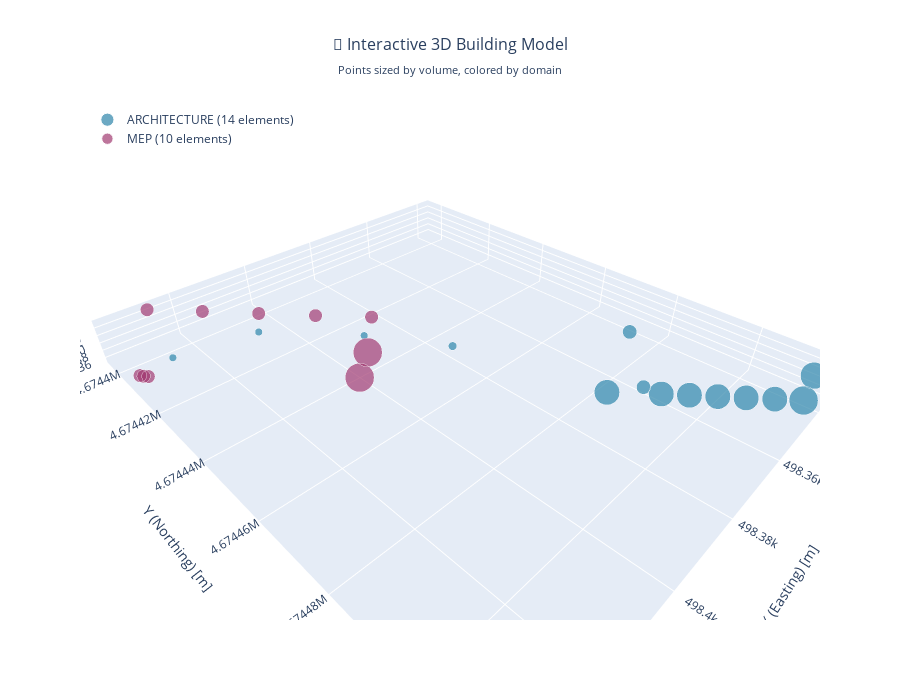

Write notebook code for a chart like this one.
### Code cell
# SECTION 2: Interactive 3D Building Visualization
print("\n🌐 SECTION 2: Interactive 3D Building Visualization")
print("-" * 50)

def create_3d_building_model(building_data):
    """Create an interactive 3D visualization of the building"""
    
    # Combine all elements for 3D visualization
    all_elements = []
    for domain, elements in building_data.items():
        for elem in elements:
            elem['domain'] = domain
            all_elements.append(elem)
    
    if not all_elements:
        print("No elements available for 3D visualization")
        return
    
    # Extract coordinates and metadata
    plot_data = []
    for elem in all_elements:
        try:
            coords = elem.get('coordinates', {})
            ref_point = coords.get('reference_point_world_m')
            
            if ref_point and len(ref_point) >= 3:
                x, y, z = ref_point[0], ref_point[1], ref_point[2]
                
                # Get element properties for hover info
                ifc_class = elem.get('ifc_class', 'Unknown')
                name = elem.get('name', 'Unnamed')[:50]  # Truncate long names
                storey = elem.get('spatial', {}).get('storey', 'Unknown')
                
                # Get size information
                geom = elem.get('geometry_summary', {})
                volume = geom.get('volume_m3', 0)
                
                # Color by domain
                domain = elem.get('domain', 'unknown')
                
                plot_data.append({
                    'x': x, 'y': y, 'z': z,
                    'ifc_class': ifc_class,
                    'name': name,
                    'storey': storey,
                    'volume': volume,
                    'domain': domain
                })
        except (KeyError, TypeError, IndexError):
            continue
    
    if not plot_data:
        print("No valid coordinate data found for visualization")
        return
    
    df = pd.DataFrame(plot_data)
    
    # Create 3D scatter plot with Plotly
    fig = go.Figure()
    
    # Color mapping for domains
    domain_colors = {
        'architecture': '#2E86AB',  # Blue
        'mep': '#A23B72',          # Purple
        'structural': '#F18F01',   # Orange
        'unknown': '#C73E1D'       # Red
    }
    
    # Create traces for each domain
    for domain in df['domain'].unique():
        domain_data = df[df['domain'] == domain]
        
        # Size points by volume (with min/max limits)
        sizes = domain_data['volume'].fillna(0)
        sizes = np.clip(sizes, 0.1, 50)  # Limit size range
        sizes = (sizes / sizes.max() * 15 + 5) if sizes.max() > 0 else [8] * len(sizes)
        
        fig.add_trace(go.Scatter3d(
            x=domain_data['x'],
            y=domain_data['y'], 
            z=domain_data['z'],
            mode='markers',
            marker=dict(
                size=sizes,
                color=domain_colors.get(domain, '#C73E1D'),
                opacity=0.7,
                line=dict(width=1, color='white')
            ),
            name=f'{domain.upper()} ({len(domain_data)} elements)',
            text=domain_data['name'],
            hovertemplate=
                '<b>%{text}</b><br>' +
                'Type: %{customdata[0]}<br>' +
                'Storey: %{customdata[1]}<br>' +
                'Volume: %{customdata[2]:.2f} m³<br>' +
                'Position: (%{x:.1f}, %{y:.1f}, %{z:.1f})<br>' +
                '<extra></extra>',
            customdata=domain_data[['ifc_class', 'storey', 'volume']].values
        ))
    
    # Update layout for better 3D visualization
    fig.update_layout(
        title={
            'text': '🏢 Interactive 3D Building Model<br><sub>Points sized by volume, colored by domain</sub>',
            'x': 0.5,
            'font': {'size': 16}
        },
        scene=dict(
            xaxis_title='X (Easting) [m]',
            yaxis_title='Y (Northing) [m]',
            zaxis_title='Z (Elevation) [m]',
            camera=dict(
                eye=dict(x=1.5, y=1.5, z=1.5)
            ),
            aspectmode='data'
        ),
        width=900,
        height=700,
        showlegend=True,
        legend=dict(
            yanchor="top",
            y=0.99,
            xanchor="left",
            x=0.01
        )
    )
    
    fig.show()
    
    # Print summary statistics
    print(f"📍 3D VISUALIZATION SUMMARY:")
    print(f"   • Total elements plotted: {len(df):,}")
    print(f"   • Coordinate range:")
    print(f"     - X: {df['x'].min():.1f} to {df['x'].max():.1f} m")
    print(f"     - Y: {df['y'].min():.1f} to {df['y'].max():.1f} m") 
    print(f"     - Z: {df['z'].min():.1f} to {df['z'].max():.1f} m")
    print(f"   • Building height: {df['z'].max() - df['z'].min():.1f} m")
    
    # Show element distribution by type
    type_counts = df['ifc_class'].value_counts().head(10)
    print(f"\n🔢 TOP ELEMENT TYPES:")
    for ifc_type, count in type_counts.items():
        print(f"   • {ifc_type}: {count:,}")

# Create the 3D visualization
create_3d_building_model(building_data)

### Figure 1 — Plotly figure (JSON) as saved in the notebook; plotly's stock layout.template omitted (floating-point values rounded to 4 significant figures)
{"data": [{"customdata": [["IfcDoor", "REF_CubiertaAnexoFrio", 0.1087], ["IfcDoor", "REF_CubiertaAnexoFrio", 0.1087], ["IfcDoor", null, 0.02614], ["IfcWall", "CSZ 34.0 (-0.50)", 9.588], ["IfcWall", "CSZ 34.0 (-0.50)", 7.99], ["IfcWall", "CSZ 34.0 (-0.50)", 7.99], ["IfcWall", "CSZ 34.0 (-0.50)", 7.99], ["IfcWall", "CSZ 34.0 (-0.50)", 7.99], ["IfcWall", "CSZ 34.0 (-0.50)", 7.982], ["IfcWall", "CSZ 34.0 (-0.50)", 7.99], ["IfcWall", "Ref_H Peto Max", 3.06], ["IfcWall", "Ref_H Peto Max", 3.06], ["IfcWallStandardCase", "Ref_H Peto Max", 8.683], ["IfcWallStandardCase", "PB", 0.4745]], "hovertemplate": "<b>%{text}</b><br>Type: %{customdata[0]}<br>Storey: %{customdata[1]}<br>Volume: %{customdata[2]:.2f} m³<br>Position: (%{x:.1f}, %{y:.1f}, %{z:.1f})<br><extra></extra>", "marker": {"color": "#2E86AB", "line": {"color": "white", "width": 1}, "opacity": 0.7, "size": [5.17, 5.17, 5.156, 20.0, 17.5, 17.5, 17.5, 17.5, 17.49, 17.5, 9.787, 9.787, 18.58, 5.742]}, "mode": "markers", "name": "ARCHITECTURE (14 elements)", "text": ["SVT_ARQ_PuertaUnaHoja:P1_90x210_1 hoja:3483089", "SVT_ARQ_PuertaUnaHoja:P1_90x210_1 hoja:3483511", "Puerta de cristal abatible en muro cortina:Puerta ", "Muro básico:ARQ_MUR_ParedBloque_30cm:2947354", "Muro básico:ARQ_MUR_IN SITU_25CM:3560261", "Muro básico:ARQ_MUR_IN SITU_25CM:3560394", "Muro básico:ARQ_MUR_IN SITU_25CM:3560447", "Muro básico:ARQ_MUR_IN SITU_25CM:3560502", "Muro básico:ARQ_MUR_IN SITU_25CM:3560644", "Muro básico:ARQ_MUR_IN SITU_25CM:3560852", "Muro básico:Por defecto - 5 CM AMARI:3304290", "Muro básico:Por defecto - 5 CM AMARI:3465196", "Muro básico:ARQ_MUR_FachadaInSitu_24cm H:2948021", "Muro básico:Recrecido de Viga:3278118"], "type": "scatter3d", "x": [498400.0, 498400.0, 498400.0, 498300.0, 498300.0, 498300.0, 498400.0, 498400.0, 498400.0, 498400.0, 498400.0, 498400.0, 498300.0, 498400.0], "y": [4674000.0, 4674000.0, 4674000.0, 4675000.0, 4675000.0, 4675000.0, 4674000.0, 4674000.0, 4674000.0, 4674000.0, 4674000.0, 4674000.0, 4675000.0, 4674000.0], "z": [42.16, 42.16, 35.49, 34.85, 34.85, 34.85, 34.85, 34.85, 34.85, 34.85, 44.09, 44.07, 41.43, 45.15]}, {"customdata": [["IfcFlowTerminal", "MUELLE", 0.02459], ["IfcFlowTerminal", "MUELLE", 0.02459], ["IfcFlowTerminal", "MUELLE", 0.02541], ["IfcFlowTerminal", "MUELLE", 0.356], ["IfcFlowTerminal", "MUELLE", 0.356], ["IfcFlowFitting", "MUELLE", 0.001221], ["IfcFlowFitting", "PANEL PREFABRICADO", 0.001221], ["IfcFlowFitting", "PANEL PREFABRICADO", 0.001221], ["IfcFlowFitting", "PANEL PREFABRICADO", 0.001221], ["IfcFlowFitting", "PANEL PREFABRICADO", 0.001221]], "hovertemplate": "<b>%{text}</b><br>Type: %{customdata[0]}<br>Storey: %{customdata[1]}<br>Volume: %{customdata[2]:.2f} m³<br>Position: (%{x:.1f}, %{y:.1f}, %{z:.1f})<br><extra></extra>", "marker": {"color": "#A23B72", "line": {"color": "white", "width": 1}, "opacity": 0.7, "size": [9.213, 9.213, 9.213, 20.0, 20.0, 9.213, 9.213, 9.213, 9.213, 9.213]}, "mode": "markers", "name": "MEP (10 elements)", "text": ["Vitreous china urinal with back inlet-Chic-35945Jx", "Vitreous china urinal with back inlet-Chic-35945Jx", "Lavabo con encimera simple3D:Doble:3626390", "MEP_PCI_CortinaHumos:MEP_PCI_CortinaHumos:3683042", "MEP_PCI_CortinaHumos:MEP_PCI_CortinaHumos:3685018", "SVT_SUMIDERO.0001:sumidero 200x400:3500600", "SVT_SUMIDERO.0001:sumidero 200x400:3500805", "SVT_SUMIDERO.0001:sumidero 200x400:3500816", "SVT_SUMIDERO.0001:sumidero 200x400:3500830", "SVT_SUMIDERO.0001:sumidero 200x400:3500841"], "type": "scatter3d", "x": [498400.0, 498400.0, 498400.0, 498400.0, 498400.0, 498400.0, 498400.0, 498400.0, 498400.0, 498400.0], "y": [4674000.0, 4674000.0, 4674000.0, 4674000.0, 4674000.0, 4674000.0, 4674000.0, 4674000.0, 4674000.0, 4674000.0], "z": [35.09, 35.09, 35.32, 39.5, 39.5, 45.56, 45.66, 45.66, 45.66, 45.66]}], "layout": {"height": 700, "legend": {"x": 0.01, "xanchor": "left", "y": 0.99, "yanchor": "top"}, "scene": {"aspectmode": "data", "camera": {"eye": {"x": 1.5, "y": 1.5, "z": 1.5}}, "xaxis": {"title": {"text": "X (Easting) [m]"}}, "yaxis": {"title": {"text": "Y (Northing) [m]"}}, "zaxis": {"title": {"text": "Z (Elevation) [m]"}}}, "showlegend": true, "title": {"font": {"size": 16}, "text": "🏢 Interactive 3D Building Model<br><sub>Points sized by volume, colored by domain</sub>", "x": 0.5}, "width": 900}}
